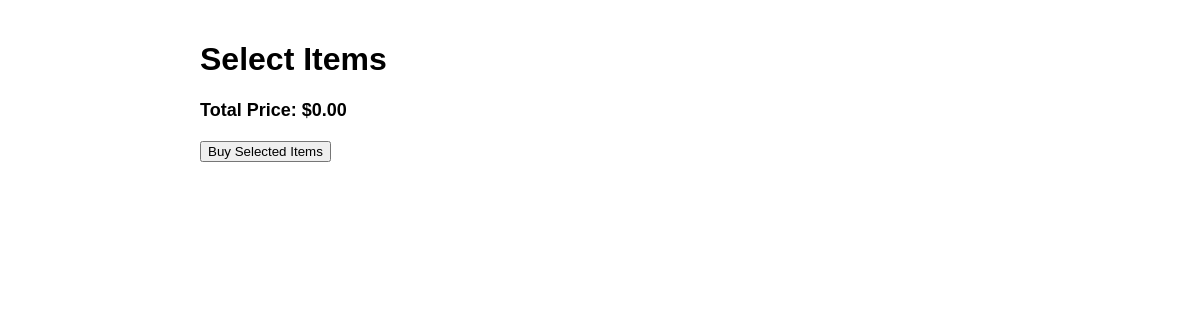
/item_category_list, run on an earlier commit of the app's database.
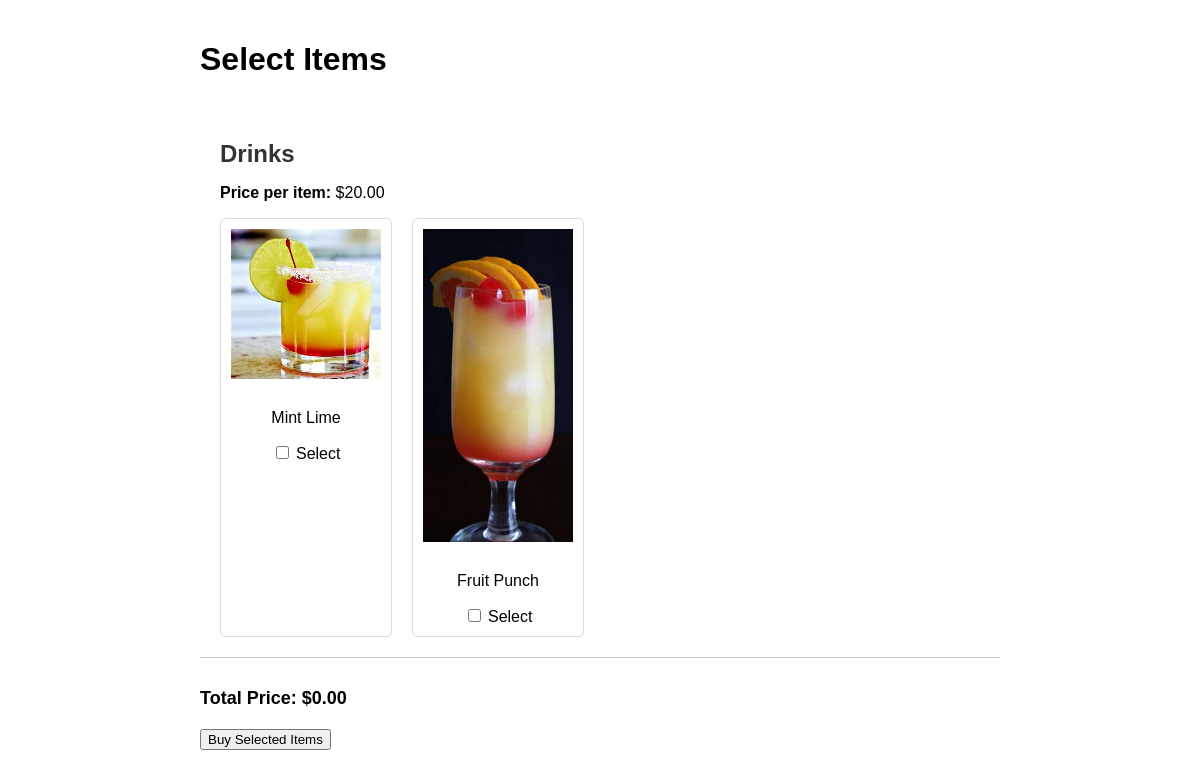
And on a later commit of the database.
### app/models.py (models this page shows, shortened)
class ItemCategory(models.Model):
    img = models.FileField()
    name = models.CharField(max_length=100)
    price = models.DecimalField(max_digits=10, decimal_places=2)

class Item(models.Model):
    category = models.ForeignKey(ItemCategory, on_delete=models.CASCADE)
    name = models.CharField(max_length=100)
    img = models.FileField()

### app/views.py (the view)
# urls.py: path('item_category_list',views.item_category_list),
def item_category_list(req):
    categories = ItemCategory.objects.all()
    return render(req, 'user/categories.html', {'categories': categories})

### templates/user/categories.html (shortened to what this page needs)
<!DOCTYPE html>
<html lang="en">
<head>
</head>
<body>
    <div class="container">
        <h1>Select Items</h1>
        {% for category in categories %}
            <div class="category">
                <h2>{{ category.name }}</h2>
                <p><strong>Price per item:</strong> ${{ category.price }}</p>
                <div class="items">
                    {% for item in category.item_set.all %}
                        <div class="item">
                            <img src="{{ item.img.url }}" alt="{{ item.name }}">
                            <p>{{ item.name }}</p>
                            <label>
                                <input type="checkbox" class="item-checkbox" value="{{ item.id }}" data-price="{{ category.price }}" onclick="updateTotalPrice()">
                                Select
                            </label>
                        </div>
                    {% endfor %}
                </div>
            </div>
        {% endfor %}
        <p id="total-price" class="total-price">Total Price: $0.00</p>
        <button type="button" class="btn btn-primary" onclick="redirectToContactVendor()">Buy Selected Items</button>
    </div>
</body>
</html>

What changed in the data, as far as the page shows it:
added ItemCategory: name "Drinks", price "20.00"
added Item: img (picture), name "Mint Lime"
added Item: img (picture), name "Fruit Punch"
